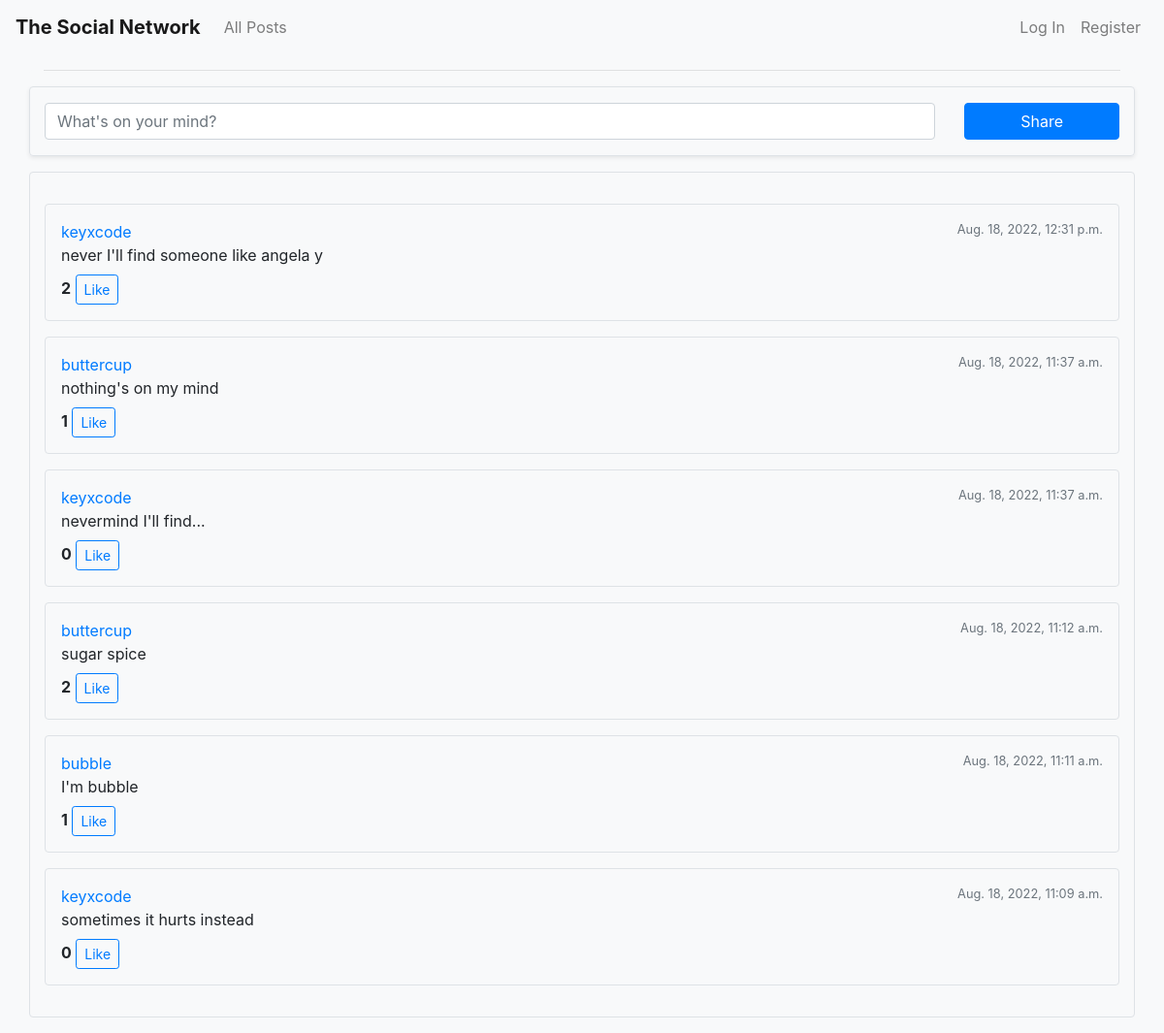
The app's page /, older data.
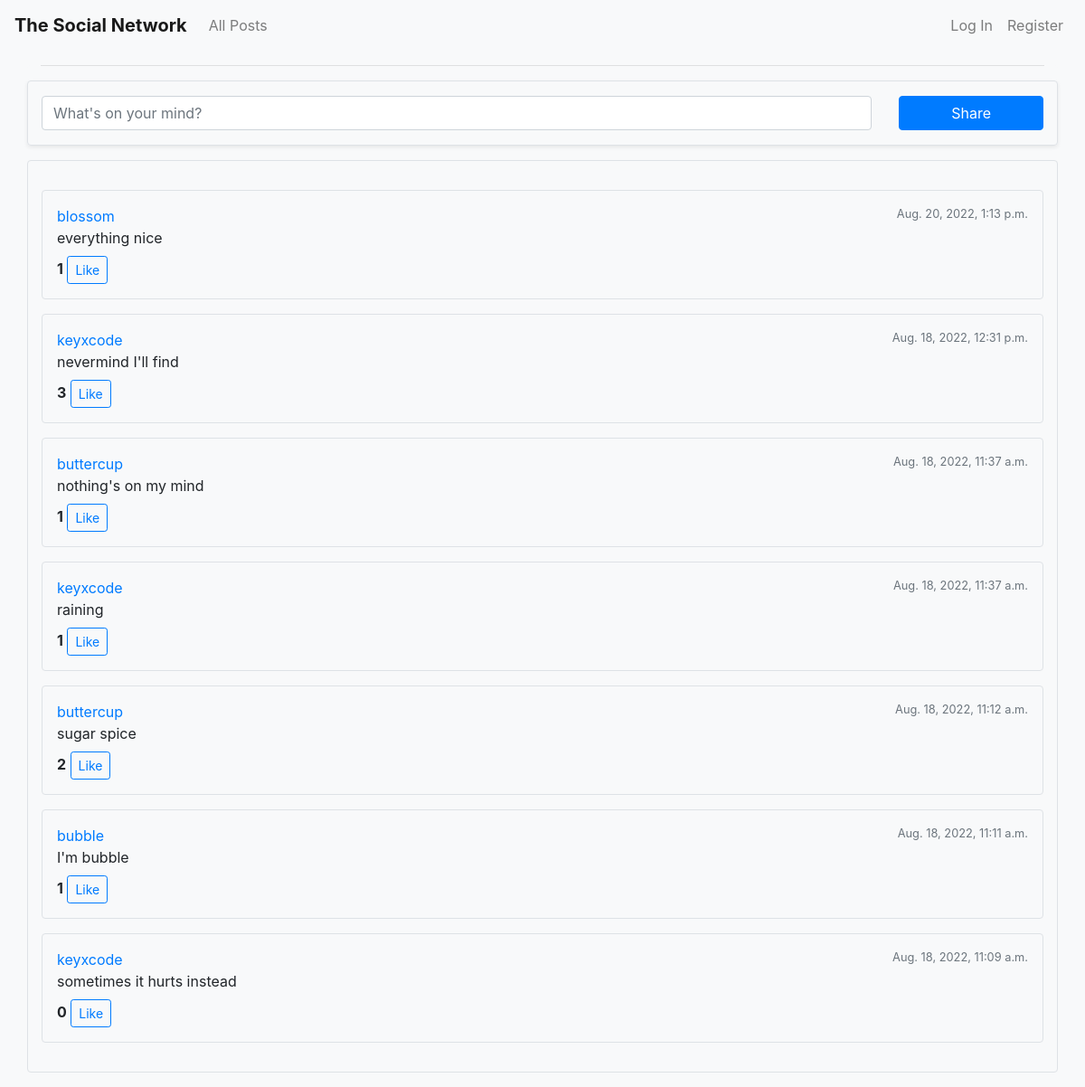
The same page, newer data.
### network/models.py (models this page shows, shortened)
class Post(models.Model):
    content = models.TextField(blank=True)
    poster = models.ForeignKey("User", on_delete=models.CASCADE, null=True, related_name="all_posts")
    timestamp = models.DateTimeField(auto_now_add=True)
    likers = models.ManyToManyField("User", related_name="liked_post")

class User(AbstractUser, models.Model):
    followers = models.ManyToManyField("User", blank="true", related_name="follow")
    follows = models.ManyToManyField("User", blank="true", related_name="followed_by")

### network/views.py (the view)
# urls.py: path("", views.index, name="index"),
def index(request):
    posts = Post.objects.all().order_by('-timestamp')
    return render(request, "network/index.html", {
        "posts": posts
    })

### network/templates/network/index.html (shortened to what this page needs)
{% extends "network/layout.html" %}
{% load static %}
{% block body %}
    <form action="{% url 'create_post' %}" class="border shadow-sm rounded row my-3" method="post">
            <div class="col-md-10">
                <textarea class="form-control my-3" name="content" placeholder="What's on your mind?" required rows="1"></textarea>
            </div>
            <div class="col-md-2">
                <input class="btn btn-primary my-3 w-100" type="submit" value="Share">
            </div>
    </form>
    {% include 'network/posts.html' %}
{% endblock %}

### network/templates/network/posts.html (shortened to what this page needs)
<div class="border rounded row mb-3 py-3">
    <div class="col">
        {% if posts %}
            {% for post in posts %}
                <div class="border rounded p-3 my-3 hover-box">
                    <div class="row">
                        <div class="col">
                            <div class="d-flex">
                                <a href="{% url 'profile' post.poster.id %}">{{ post.poster }}</a>
                                <span class="ml-auto small text-muted">{{ post.timestamp }}</span>
                            </div>
                            <div class="mb-2 text-justify">
                                <span id="post-{{ post.id }}">{{ post.content }}</span>
                            </div>
                            <div>
                                <span class="font-weight-bold" id="like-count-{{ post.id }}">{{ post.likers.all.count }}</span>
                                {% if request.user in post.likers.all %}
                                    <button class="btn btn-primary btn-sm like-button" data-post="{{ post.id }}">Unlike</button>
                                {% else %}
                                    <button class="btn btn-outline-primary btn-sm like-button" data-post="{{ post.id }}">Like</button>
                                {% endif %}
                            </div>
                        </div>
                    </div>
                </div>
            {% endfor %}
        {% else %}
            It's empty here!
        {% endif %}
    </div>
</div>

Row changes from the older to the newer data that the page shows:
added Post: poster "blossom", timestamp "Aug. 20, 2022, 1:13 p.m.", content "everything nice", likers.all.count "1"
changed Post: content "never I'll find someone like angela y" → "nevermind I'll find"; likers.all.count "2" → "3"
changed Post: content "nevermind I'll find..." → "raining"; likers.all.count "0" → "1"
